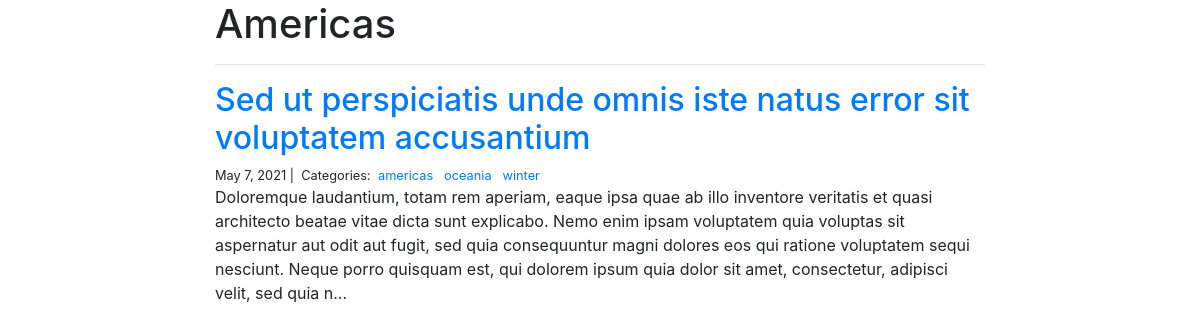
Page /blog/americas/ on the committed database.
### blog/models.py (models this page shows)
class Category(models.Model):
    name = models.CharField(max_length=20)

class Post(models.Model):
    title = models.CharField(max_length=255)
    body = models.TextField()
    created_on = models.DateTimeField(auto_now_add=True)
    last_modified = models.DateTimeField(auto_now=True)
    categories = models.ManyToManyField('Category', related_name='posts')

### blog/views.py (the view)
# urls.py: path("<category>/", views.blog_category, name="blog_category"),
def blog_category(request, category):
    posts = Post.objects.filter(
        categories__name__contains=category
    ).order_by(
        '-created_on'
    )
    context = {
        "category": category,
        "posts": posts
    }
    return render(request, "blog_category.html", context)

### blog/templates/blog_category.html
{% extends "base.html" %}
{% block page_content %}
<div class="col-md-8 offset-md-2">
    <h1>{{ category | title }}</h1>
    <hr>
    {% for post in posts %}
        <h2><a href="{% url 'blog_detail' post.pk%}">{{ post.title }}</a></h2>
        <small>
            {{ post.created_on.date }} |&nbsp;
            Categories:&nbsp;
            {% for category in post.categories.all %}
            <a href="{% url 'blog_category' category.name %}">
                {{ category.name }}
            </a>&nbsp;
            {% endfor %}
        </small>
        <p>{{ post.body | slice:":400" }}...</p>
    {% endfor %}
</div>
{% endblock %}

### rows in the picture
Category: name "Americas", name "americas"
Post: title "Sed ut perspiciatis unde omnis iste natus error sit voluptatem accusantium", created_on "May 7, 2021", body "Doloremque laudantium, totam rem aperiam, eaque ipsa quae ab illo inventore veritatis et quasi architecto beatae vitae dicta sunt explicabo. Nemo enim ipsam voluptatem quia voluptas sit aspernatur aut odit aut fugit, sed quia consequuntur magni dolores eos qui ratione voluptatem sequi nesciunt. Neque porro quisquam est, qui dolorem ipsum quia dolor sit amet, consectetur, adipisci velit, sed quia n"
Category: name "oceania"
Category: name "winter"
